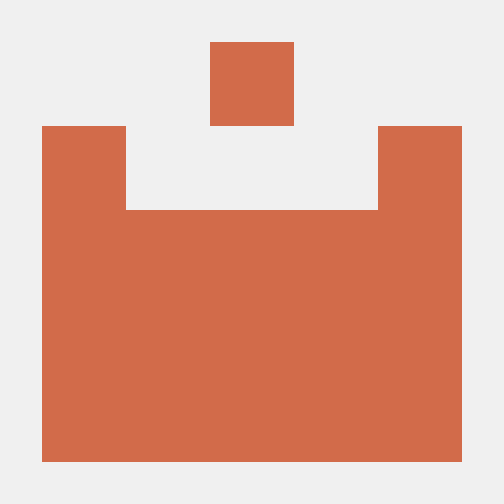

The Python source for this figure:
import random
from sys import stdout
from PIL import Image

def generate(r, size):
    # r must be an odd number
    scale = size / r
    s = size + scale
    colors = [(170, 126, 223), (137, 225, 138), (210, 107, 74)]
    color = colors[random.randrange(0, len(colors))]
    bg = (240, 240, 240)

    lines = []
    for i in range(0, r):
        line = []
        for n in range(0, r / 2 + 1):
            if random.randrange(0, 2) == 0:
                line.append("#")
            else:
                line.append(" ")
        for i in reversed(line[:(r / 2)]):
            line.append(i)
        lines.append(line)

    pixels = []

    for n_ in range(0, scale / 2):
        row = []
        for n_ in range(0, s):
           row.append(bg)
        pixels.append(row)

    for i in lines:
        for n_ in range(0, scale):
            row = []
            for n_ in range(0, scale / 2):
                row.append(bg)
            for n in i:
               if n == "#":
                   for n_ in range(0, scale):
                       row.append(color)
               else:
                   for n_ in range(0, scale):
                       row.append(bg)
            for n_ in range(0, scale / 2):
                row.append(bg)
            pixels.append(row)

    for n_ in range(0, scale / 2):
        row = []
        for n_ in range(0, s):
           row.append(bg)
        pixels.append(row)

    pixels = sum(pixels, [])

    im = Image.new("RGB", (s, s))
    im.putdata(pixels)
    im.save('gravatar.png')

if __name__ == "__main__":
    generate(5, 420)
